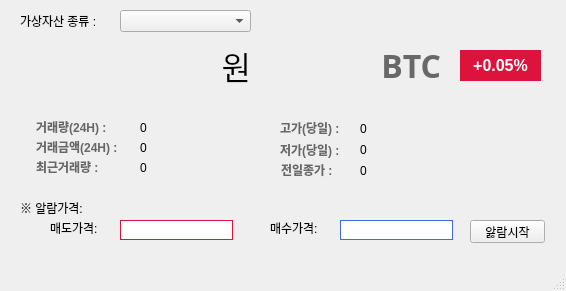
<?xml version="1.0" encoding="UTF-8"?>
<ui version="4.0">
 <class>MainWindow</class>
 <widget class="QMainWindow" name="MainWindow">
  <property name="geometry">
   <rect>
    <x>0</x>
    <y>0</y>
    <width>566</width>
    <height>291</height>
   </rect>
  </property>
  <property name="windowTitle">
   <string>MainWindow</string>
  </property>
  <widget class="QWidget" name="centralwidget">
   <widget class="QLabel" name="label">
    <property name="geometry">
     <rect>
      <x>20</x>
      <y>13</y>
      <width>91</width>
      <height>16</height>
     </rect>
    </property>
    <property name="text">
     <string>가상자산 종류 :</string>
    </property>
   </widget>
   <widget class="QComboBox" name="coin_comboBox">
    <property name="geometry">
     <rect>
      <x>120</x>
      <y>10</y>
      <width>131</width>
      <height>22</height>
     </rect>
    </property>
   </widget>
   <widget class="QLabel" name="coin_price_label">
    <property name="geometry">
     <rect>
      <x>0</x>
      <y>40</y>
      <width>251</width>
      <height>51</height>
     </rect>
    </property>
    <property name="font">
     <font>
      <family>빛의 계승자 Regular</family>
      <pointsize>24</pointsize>
      <weight>50</weight>
      <bold>false</bold>
     </font>
    </property>
    <property name="text">
     <string>원</string>
    </property>
    <property name="alignment">
     <set>Qt::AlignRight|Qt::AlignTrailing|Qt::AlignVCenter</set>
    </property>
   </widget>
   <widget class="QLabel" name="coin_ticker_label">
    <property name="geometry">
     <rect>
      <x>280</x>
      <y>50</y>
      <width>161</width>
      <height>31</height>
     </rect>
    </property>
    <property name="font">
     <font>
      <family>빛의 계승자 Bold</family>
      <pointsize>24</pointsize>
      <weight>75</weight>
      <bold>true</bold>
     </font>
    </property>
    <property name="styleSheet">
     <string notr="true">color:rgb(104, 104, 104)</string>
    </property>
    <property name="text">
     <string>BTC</string>
    </property>
    <property name="alignment">
     <set>Qt::AlignRight|Qt::AlignTrailing|Qt::AlignVCenter</set>
    </property>
   </widget>
   <widget class="QLabel" name="coin_changerate_label">
    <property name="geometry">
     <rect>
      <x>460</x>
      <y>50</y>
      <width>81</width>
      <height>31</height>
     </rect>
    </property>
    <property name="font">
     <font>
      <family>Arial</family>
      <pointsize>12</pointsize>
      <weight>75</weight>
      <bold>true</bold>
     </font>
    </property>
    <property name="styleSheet">
     <string notr="true">background-color:crimson;color:white;</string>
    </property>
    <property name="text">
     <string>+0.05%</string>
    </property>
    <property name="alignment">
     <set>Qt::AlignCenter</set>
    </property>
   </widget>
   <widget class="QLabel" name="label_5">
    <property name="geometry">
     <rect>
      <x>36</x>
      <y>119</y>
      <width>91</width>
      <height>16</height>
     </rect>
    </property>
    <property name="font">
     <font>
      <weight>75</weight>
      <bold>true</bold>
     </font>
    </property>
    <property name="styleSheet">
     <string notr="true">color:rgb(103, 103, 103)</string>
    </property>
    <property name="text">
     <string>거래량(24H) :</string>
    </property>
   </widget>
   <widget class="QLabel" name="acc_trade_volume_label">
    <property name="geometry">
     <rect>
      <x>140</x>
      <y>120</y>
      <width>151</width>
      <height>16</height>
     </rect>
    </property>
    <property name="text">
     <string>0</string>
    </property>
   </widget>
   <widget class="QLabel" name="label_7">
    <property name="geometry">
     <rect>
      <x>36</x>
      <y>139</y>
      <width>101</width>
      <height>16</height>
     </rect>
    </property>
    <property name="font">
     <font>
      <weight>75</weight>
      <bold>true</bold>
     </font>
    </property>
    <property name="styleSheet">
     <string notr="true">color:rgb(103, 103, 103)</string>
    </property>
    <property name="text">
     <string>거래금액(24H) :</string>
    </property>
   </widget>
   <widget class="QLabel" name="acc_trade_price_label">
    <property name="geometry">
     <rect>
      <x>140</x>
      <y>140</y>
      <width>151</width>
      <height>16</height>
     </rect>
    </property>
    <property name="text">
     <string>0</string>
    </property>
   </widget>
   <widget class="QLabel" name="label_9">
    <property name="geometry">
     <rect>
      <x>36</x>
      <y>159</y>
      <width>91</width>
      <height>16</height>
     </rect>
    </property>
    <property name="font">
     <font>
      <weight>75</weight>
      <bold>true</bold>
     </font>
    </property>
    <property name="styleSheet">
     <string notr="true">color:rgb(103, 103, 103)</string>
    </property>
    <property name="text">
     <string>최근거래량 :</string>
    </property>
   </widget>
   <widget class="QLabel" name="trade_volume_label">
    <property name="geometry">
     <rect>
      <x>140</x>
      <y>160</y>
      <width>151</width>
      <height>16</height>
     </rect>
    </property>
    <property name="text">
     <string>0</string>
    </property>
   </widget>
   <widget class="QLabel" name="label_11">
    <property name="geometry">
     <rect>
      <x>280</x>
      <y>120</y>
      <width>81</width>
      <height>16</height>
     </rect>
    </property>
    <property name="font">
     <font>
      <weight>75</weight>
      <bold>true</bold>
     </font>
    </property>
    <property name="styleSheet">
     <string notr="true">color:rgb(103, 103, 103)</string>
    </property>
    <property name="text">
     <string>고가(당일) :</string>
    </property>
   </widget>
   <widget class="QLabel" name="label_12">
    <property name="geometry">
     <rect>
      <x>280</x>
      <y>142</y>
      <width>81</width>
      <height>16</height>
     </rect>
    </property>
    <property name="font">
     <font>
      <weight>75</weight>
      <bold>true</bold>
     </font>
    </property>
    <property name="styleSheet">
     <string notr="true">color:rgb(103, 103, 103)</string>
    </property>
    <property name="text">
     <string>저가(당일) :</string>
    </property>
   </widget>
   <widget class="QLabel" name="label_13">
    <property name="geometry">
     <rect>
      <x>281</x>
      <y>162</y>
      <width>71</width>
      <height>16</height>
     </rect>
    </property>
    <property name="font">
     <font>
      <weight>75</weight>
      <bold>true</bold>
     </font>
    </property>
    <property name="styleSheet">
     <string notr="true">color:rgb(103, 103, 103)</string>
    </property>
    <property name="text">
     <string>전일종가 :</string>
    </property>
   </widget>
   <widget class="QLabel" name="high_price_label">
    <property name="geometry">
     <rect>
      <x>360</x>
      <y>119</y>
      <width>161</width>
      <height>20</height>
     </rect>
    </property>
    <property name="text">
     <string>0</string>
    </property>
   </widget>
   <widget class="QLabel" name="prev_closing_price_label">
    <property name="geometry">
     <rect>
      <x>360</x>
      <y>161</y>
      <width>161</width>
      <height>20</height>
     </rect>
    </property>
    <property name="text">
     <string>0</string>
    </property>
   </widget>
   <widget class="QLabel" name="low_price_label">
    <property name="geometry">
     <rect>
      <x>360</x>
      <y>140</y>
      <width>161</width>
      <height>20</height>
     </rect>
    </property>
    <property name="text">
     <string>0</string>
    </property>
   </widget>
   <widget class="QLabel" name="label_2">
    <property name="geometry">
     <rect>
      <x>20</x>
      <y>200</y>
      <width>121</width>
      <height>16</height>
     </rect>
    </property>
    <property name="text">
     <string>※ 알람가격:</string>
    </property>
   </widget>
   <widget class="QLabel" name="label_3">
    <property name="geometry">
     <rect>
      <x>50</x>
      <y>220</y>
      <width>121</width>
      <height>16</height>
     </rect>
    </property>
    <property name="text">
     <string>매도가격:</string>
    </property>
   </widget>
   <widget class="QLineEdit" name="alarm_price1">
    <property name="geometry">
     <rect>
      <x>120</x>
      <y>220</y>
      <width>113</width>
      <height>20</height>
     </rect>
    </property>
    <property name="styleSheet">
     <string notr="true">border: 1px solid; border-color:crimson;</string>
    </property>
    <property name="text">
     <string/>
    </property>
   </widget>
   <widget class="QLabel" name="label_4">
    <property name="geometry">
     <rect>
      <x>270</x>
      <y>220</y>
      <width>121</width>
      <height>16</height>
     </rect>
    </property>
    <property name="text">
     <string>매수가격:</string>
    </property>
   </widget>
   <widget class="QLineEdit" name="alarm_price2">
    <property name="geometry">
     <rect>
      <x>340</x>
      <y>220</y>
      <width>113</width>
      <height>20</height>
     </rect>
    </property>
    <property name="styleSheet">
     <string notr="true">border: 1px solid; border-color: royalblue;</string>
    </property>
    <property name="text">
     <string/>
    </property>
   </widget>
   <widget class="QPushButton" name="alarmButton">
    <property name="geometry">
     <rect>
      <x>470</x>
      <y>220</y>
      <width>75</width>
      <height>23</height>
     </rect>
    </property>
    <property name="text">
     <string>앓람시작</string>
    </property>
   </widget>
  </widget>
  <widget class="QMenuBar" name="menubar">
   <property name="geometry">
    <rect>
     <x>0</x>
     <y>0</y>
     <width>566</width>
     <height>21</height>
    </rect>
   </property>
  </widget>
  <widget class="QStatusBar" name="statusbar"/>
 </widget>
 <resources/>
 <connections/>
</ui>
